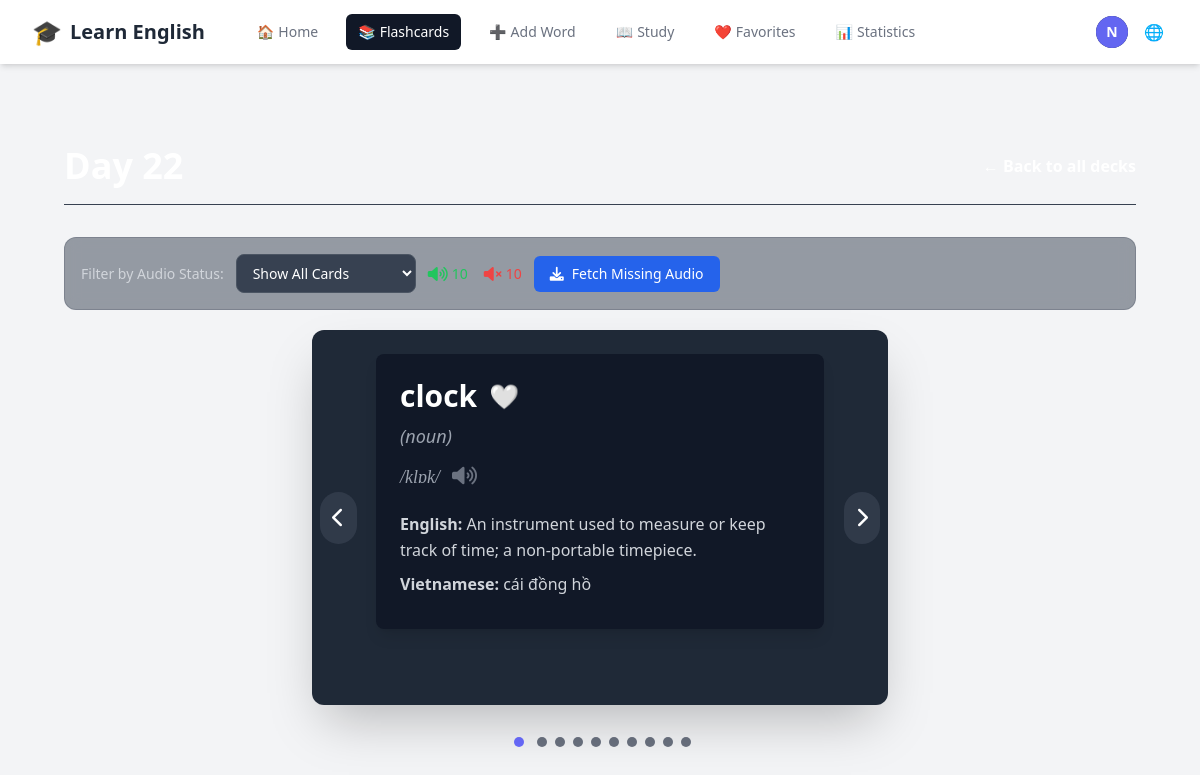
The page /decks/23/ (signed in) on the database its author committed.
### accounts/models.py (models this page shows, shortened)
class CustomUser(AbstractUser):
    email = models.EmailField(unique=True)
    username = None  # Remove username field
    USERNAME_FIELD = 'email'
    REQUIRED_FIELDS = []
    objects = CustomUserManager()

### vocabulary/models.py (models this page shows, shortened)
class Flashcard(models.Model):
    user = models.ForeignKey(settings.AUTH_USER_MODEL, on_delete=models.CASCADE, related_name='flashcards')
    deck = models.ForeignKey(Deck, on_delete=models.CASCADE, related_name='flashcards', null=True, blank=True)
    word = models.CharField(max_length=255)
    phonetic = models.CharField(max_length=100, blank=True, null=True, help_text="Phonetic transcription (e.g., /rɪˈzɪliənt/)")
    part_of_speech = models.CharField(max_length=50, blank=True, null=True)
    audio_url = models.URLField(max_length=500, blank=True, null=True)
    image = models.ImageField(upload_to='flashcard_images/', blank=True, null=True)
    related_image_url = models.URLField(max_length=500, blank=True, null=True, help_text="Auto-fetched related image URL")
    general_synonyms = models.TextField(blank=True, null=True, help_text="Comma-separated list of general synonyms")
    general_antonyms = models.TextField(blank=True, null=True, help_text="Comma-separated list of general antonyms")
    ease_factor = models.FloatField(default=2.5, help_text="Legacy SM-2 ease factor (not used)")
    repetitions = models.PositiveIntegerField(default=0, help_text="Legacy successful reviews count (not used)")
    interval = models.PositiveIntegerField(default=0, help_text="Legacy interval days (not used)")
    next_review = models.DateField(default=timezone.now, help_text="Legacy next review date (not used)")
    last_reviewed = models.DateTimeField(blank=True, null=True, help_text="Last time card was reviewed")
    times_seen_today = models.PositiveIntegerField(default=0, help_text="Number of times seen today (reset daily)")
    last_seen_date = models.DateField(blank=True, null=True, help_text="Last date this card was shown")
    difficulty_score = models.FloatField(default=None, null=True, blank=True, help_text="Difficulty level: 0.0=Again, 0.33=Hard, 0.67=Good, 1.0=Easy")
    total_reviews = models.PositiveIntegerField(default=0, help_text="Total number of times reviewed")
    correct_reviews = models.PositiveIntegerField(default=0, help_text="Number of correct reviews")
    created_at = models.DateTimeField(auto_now_add=True)
    class Meta:
        ordering = ['word']
        unique_together = ['user', 'word']  # Một user không thể có từ trùng lặp

class Definition(models.Model):
    flashcard = models.ForeignKey(Flashcard, related_name='definitions', on_delete=models.CASCADE)
    english_definition = models.TextField()
    vietnamese_definition = models.TextField()
    definition_synonyms = models.TextField(blank=True, null=True, help_text="Comma-separated list of synonyms for this definition")
    definition_antonyms = models.TextField(blank=True, null=True, help_text="Comma-separated list of antonyms for this definition")

### vocabulary/views.py (the view)
# urls.py: path('decks/<int:deck_id>/', views.deck_detail, name='deck_detail'),
@login_required
def deck_detail(request, deck_id):
    try:
        deck = Deck.objects.get(id=deck_id, user=request.user)
        flashcards = Flashcard.objects.filter(deck=deck).prefetch_related('definitions')
        context = {
            'deck': deck,
            'flashcards': flashcards,
        }
        return render(request, 'vocabulary/deck_detail.html', context)
    except Deck.DoesNotExist:
        return redirect('deck_list')

### vocabulary/templates/vocabulary/deck_detail.html (shortened to what this page needs)
{% extends "base.html" %} {% load static %}  {% block content %}
<div class="max-w-7xl mx-auto px-4 sm:px-6 lg:px-8 py-10">
  <div
    class="flex justify-between items-center mb-8 pb-4 border-b border-gray-700"
  >
    <div class="flex items-center gap-4">
      <div id="deck-name-view" class="flex items-center gap-3">
        <h1 class="text-4xl font-extrabold text-white">{{ deck.name }}</h1>
      </div>
    </div>
    <a
      href="{% url 'deck_list' %}"
      class="text-primary-color hover:text-primary-color-dark font-semibold transition-colors duration-200"
      >← {{ manual_texts.back_to_all_decks }}</a
    >
  </div>
  {% if flashcards %}
  <div class="audio-filter-controls">
    <label for="audio-filter">{{ manual_texts.filter_by_audio }}:</label>
    <select id="audio-filter">
      <option value="all">{{ manual_texts.show_all_cards }}</option>
    </select>
    <div class="audio-stats">
      <div class="stat-item has-audio">
        <i class="fas fa-volume-up"></i>
        <span id="cards-with-audio-count">0</span>
      </div>
      <div class="stat-item no-audio">
        <i class="fas fa-volume-mute"></i>
        <span id="cards-without-audio-count">0</span>
      </div>
    </div>
    <button
      id="fetch-missing-audio-btn"
      class="bg-blue-600 hover:bg-blue-700 text-white px-4 py-2 rounded-md text-sm font-medium transition-colors duration-200 flex items-center gap-2"
    >
      <i class="fas fa-download"></i>
      {{ manual_texts.fetch_missing_audio }}
    </button>
  </div>
  <div
    id="carousel-container"
    class="relative w-full max-w-xl mx-auto overflow-hidden rounded-xl shadow-2xl bg-gray-800 p-6"
  >
    <div
      id="carousel-slides"
      class="flex overflow-x-scroll no-scrollbar snap-x snap-mandatory"
      style="scroll-behavior: auto"
    >
      {% for card in flashcards %}
      <div
        class="flex-shrink-0 snap-center"
        style="width: 100%"
        data-card-id="{{ card.id }}"
      >
        <div
          class="card-view-mode word-item-tailwind p-6 bg-gray-900 rounded-lg shadow-lg w-full max-w-md mx-auto text-white flex flex-col items-start relative"
          data-has-audio="{% if card.audio_url %}true{% else %}false{% endif %}"
        >
          <div class="text-3xl font-bold mb-2 flex items-center gap-3">
            <a
              href="https://dictionary.cambridge.org/dictionary/english/{{ card.word }}"
              target="_blank"
              class="dictionary-word-link hover:underline focus:outline-none focus:ring-2 focus:ring-primary-color focus:ring-offset-2 focus:ring-offset-gray-900"
              data-word="{{ card.word }}"
              >{{ card.word }}</a
            >
            <button
              class="favorite-btn text-2xl transition-all duration-200 hover:scale-110 focus:outline-none focus:ring-2 focus:ring-red-500 focus:ring-offset-2 focus:ring-offset-gray-900"
              data-card-id="{{ card.id }}"
              title="{{ manual_texts.toggle_favorite|default:'Toggle favorite' }}"
              aria-label="{{ manual_texts.toggle_favorite|default:'Toggle favorite' }}"
            >
              <span class="favorite-icon">🤍</span>
            </button>
          </div>
          {% if card.part_of_speech %}
          <div class="text-lg text-gray-400 mb-2 italic">
            ({{ card.part_of_speech }})
          </div>
          {% endif %} {% if card.phonetic %}
          <div
            class="text-lg text-gray-400 font-serif italic mb-4 flex items-center space-x-2"
          >
            <span>{{ card.phonetic }}</span>
            {% if card.audio_url %}
            <button
              class="audio-icon-tailwind text-gray-500 hover:text-primary-color transition-colors duration-200"
              data-audio-url="{{ card.audio_url }}"
              title="{{ manual_texts.listen }}"
            >
              <i class="fas fa-volume-up text-xl"></i>
            </button>
            {% endif %}
          </div>
          {% endif %} {% for def in card.definitions.all %}
          <div class="text-base text-gray-300 leading-relaxed mb-2">
            <span class="font-semibold text-primary-color"
              >{{ manual_texts.english_label }}</span
            >
            {{ def.english_definition }}
          </div>
          <div class="text-base text-gray-300 leading-relaxed mb-2">
            <span class="font-semibold text-primary-color"
              >{{ manual_texts.vietnamese_label }}</span
            >
            {{ def.vietnamese_definition }}
          </div>
          {% endfor %}
        </div>
      </div>
      {% endfor %}
    </div>
    <button
      id="prevBtn"
      class="absolute top-1/2 left-2 -translate-y-1/2 bg-gray-700 bg-opacity-75 text-white p-3 rounded-full hover:bg-opacity-100 transition-all duration-200 z-10 focus:outline-none focus:ring-2 focus:ring-primary-color focus:ring-offset-2 focus:ring-offset-gray-800"
    >
      <i class="fas fa-chevron-left text-xl"></i>
    </button>
    <button
      id="nextBtn"
      class="absolute top-1/2 right-2 -translate-y-1/2 bg-gray-700 bg-opacity-75 text-white p-3 rounded-full hover:bg-opacity-100 transition-all duration-200 z-10 focus:outline-none focus:ring-2 focus:ring-primary-color focus:ring-offset-2 focus:ring-offset-gray-800"
    >
      <i class="fas fa-chevron-right text-xl"></i>
    </button>
  </div>
  <div id="pagination-dots" class="text-center mt-6 space-x-2"></div>
  {% endif %}
</div>
{% endblock %}

### vocabulary/templates/base.html (shortened to what this page needs)
{% load i18n %} {% load static %}
<!DOCTYPE html>
<html lang="{{ LANGUAGE_CODE }}">
  <head>
    <script src="https://cdn.tailwindcss.com"></script>
    <link rel="stylesheet" type="text/css" href="{% static 'css/main.css' %}" />
    <link
      rel="stylesheet"
      href="https://cdnjs.cloudflare.com/ajax/libs/font-awesome/6.0.0-beta3/css/all.min.css"
    />
  </head>
  <body class="bg-gray-100 dark:bg-gray-900">
    <nav class="bg-white dark:bg-gray-800 shadow-md">
      <div class="max-w-7xl mx-auto px-4 sm:px-6 lg:px-8">
        <div class="flex items-center justify-between h-16">
          <div class="flex items-center">
            <a
              href="{% if user.is_authenticated %}{% url 'dashboard' %}{% else %}{% url 'account_login' %}{% endif %}"
              class="flex-shrink-0 flex items-center space-x-2"
            >
              <span class="text-2xl">🎓</span>
              <span class="text-xl font-bold text-gray-800 dark:text-white"
                >{{ manual_texts.learn_english }}</span
              >
            </a>
            <div class="hidden md:block">
              <div class="ml-10 flex items-baseline space-x-4">
                {% if user.is_authenticated %}
                <a
                  href="{% url 'dashboard' %}"
                  class="{% if request.resolver_match.url_name == 'dashboard' %}bg-gray-900 text-white{% else %}text-gray-500 dark:text-gray-300 hover:bg-gray-700 hover:text-white{% endif %} px-3 py-2 rounded-md text-sm font-medium flex items-center space-x-1"
                  id="nav-home"
                >
                  <span class="nav-icon">🏠</span>
                  <span>{{ manual_texts.home }}</span>
                </a>
                <a
                  href="{% url 'deck_list' %}"
                  class="{% if request.resolver_match.url_name == 'deck_list' or request.resolver_match.url_name == 'deck_detail' %}bg-gray-900 text-white{% else %}text-gray-500 dark:text-gray-300 hover:bg-gray-700 hover:text-white{% endif %} px-3 py-2 rounded-md text-sm font-medium flex items-center space-x-1"
                  id="nav-flashcards"
                >
                  <span class="nav-icon">📚</span>
                  <span>{{ manual_texts.flashcards }}</span>
                </a>
                <a
                  href="{% url 'add_flashcard' %}"
                  class="{% if request.resolver_match.url_name == 'add_flashcard' %}bg-gray-900 text-white{% else %}text-gray-500 dark:text-gray-300 hover:bg-gray-700 hover:text-white{% endif %} px-3 py-2 rounded-md text-sm font-medium flex items-center space-x-1"
                  id="nav-add-word"
                >
                  <span class="nav-icon">➕</span>
                  <span>{{ manual_texts.add_word }}</span>
                </a>
                <a
                  href="{% url 'study' %}"
                  class="{% if request.resolver_match.url_name == 'study' %}bg-gray-900 text-white{% else %}text-gray-500 dark:text-gray-300 hover:bg-gray-700 hover:text-white{% endif %} px-3 py-2 rounded-md text-sm font-medium flex items-center space-x-1"
                  id="nav-study"
                >
                  <span class="nav-icon">📖</span>
                  <span>{{ manual_texts.study }}</span>
                </a>
                <a
                  href="{% url 'favorites' %}"
                  class="{% if request.resolver_match.url_name == 'favorites' %}bg-gray-900 text-white{% else %}text-gray-500 dark:text-gray-300 hover:bg-gray-700 hover:text-white{% endif %} px-3 py-2 rounded-md text-sm font-medium flex items-center space-x-1"
                  id="nav-favorites"
                >
                  <span class="nav-icon">❤️</span>
                  <span>{{ manual_texts.favorites|default:"Favorites" }}</span>
                </a>
                <a
                  href="{% url 'statistics' %}"
                  class="{% if request.resolver_match.url_name == 'statistics' %}bg-gray-900 text-white{% else %}text-gray-500 dark:text-gray-300 hover:bg-gray-700 hover:text-white{% endif %} px-3 py-2 rounded-md text-sm font-medium flex items-center space-x-1"
                  id="nav-statistics"
                >
                  <span class="nav-icon">📊</span>
                  <span>{{ manual_texts.statistics }}</span>
                </a>
                {% endif %}
              </div>
            </div>
          </div>
          <div class="hidden md:block">
            <div class="ml-4 flex items-center md:ml-6">
              {% if user.is_authenticated %}
              <div class="ml-3 relative">
                <div>
                  <button
                    type="button"
                    id="user-toggle"
                    class="max-w-xs bg-gray-800 rounded-full flex items-center text-sm focus:outline-none focus:ring-2 focus:ring-offset-2 focus:ring-offset-gray-800 focus:ring-white"
                    aria-expanded="false"
                    aria-haspopup="true"
                  >
                    <div
                      class="h-8 w-8 rounded-full bg-indigo-500 flex items-center justify-center text-white font-bold"
                    >
                      {{ user.email|slice:":1"|upper }}
                    </div>
                  </button>
                </div>
              </div>
              {% endif %}
              <div class="ml-3 relative">
                <div>
                  <button
                    type="button"
                    id="lang-toggle"
                    class="bg-white dark:bg-gray-800 p-1 rounded-full text-gray-400 dark:text-gray-300 hover:text-gray-500 dark:hover:text-white focus:outline-none focus:ring-2 focus:ring-offset-2 focus:ring-offset-gray-800 focus:ring-white"
                  >
                    <span class="nav-icon">🌐</span>
                  </button>
                </div>
              </div>
            </div>
          </div>
        </div>
      </div>
    </nav>
    <main class="py-10">
      <div class="max-w-7xl mx-auto px-4 sm:px-6 lg:px-8">
        {% block content %}{% endblock %}
      </div>
    </main>
  </body>
</html>

### rows shown on the page
CustomUser: email "N"
Flashcard: word "clock", part_of_speech "noun", phonetic "/klɒk/"
Definition: english_label "English:", english_definition "An instrument used to measure or keep track of time; a non-portable timepiece.", vietnamese_label "Vietnamese:", vietnamese_definition "cái đồng hồ"

### other values the page prints
{{ manual_texts.learn_english }} "Learn English"
{{ manual_texts.home }} "Home"
{{ manual_texts.flashcards }} "Flashcards"
{{ manual_texts.add_word }} "Add Word"
{{ manual_texts.study }} "Study"
{{ manual_texts.favorites|default:"Favorites" }} "Favorites"
{{ manual_texts.statistics }} "Statistics"
{{ manual_texts.filter_by_audio }} "Filter by Audio Status"
{{ manual_texts.fetch_missing_audio }} "Fetch Missing Audio"
form field value "Show All Cards"
